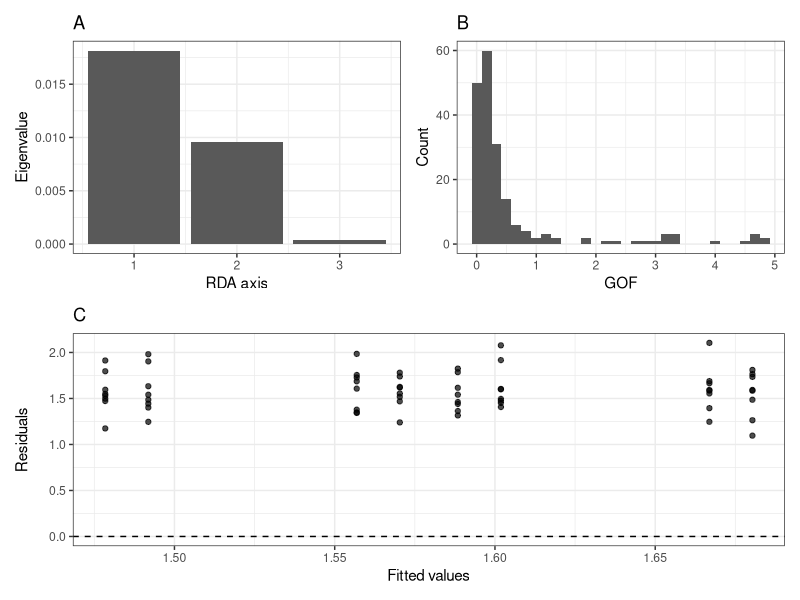
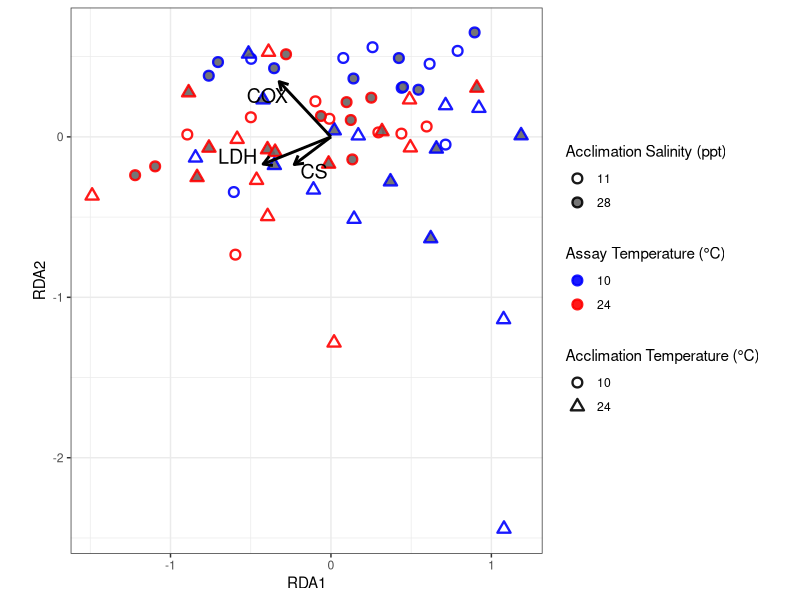
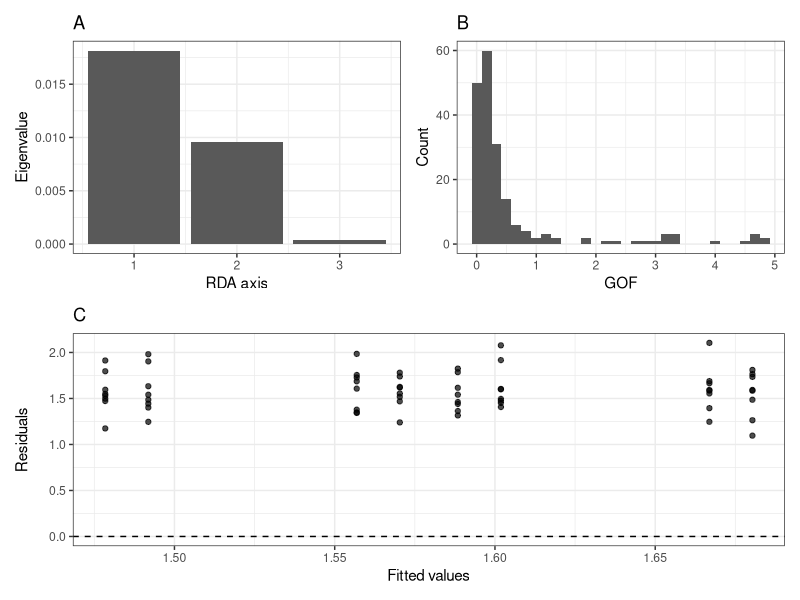
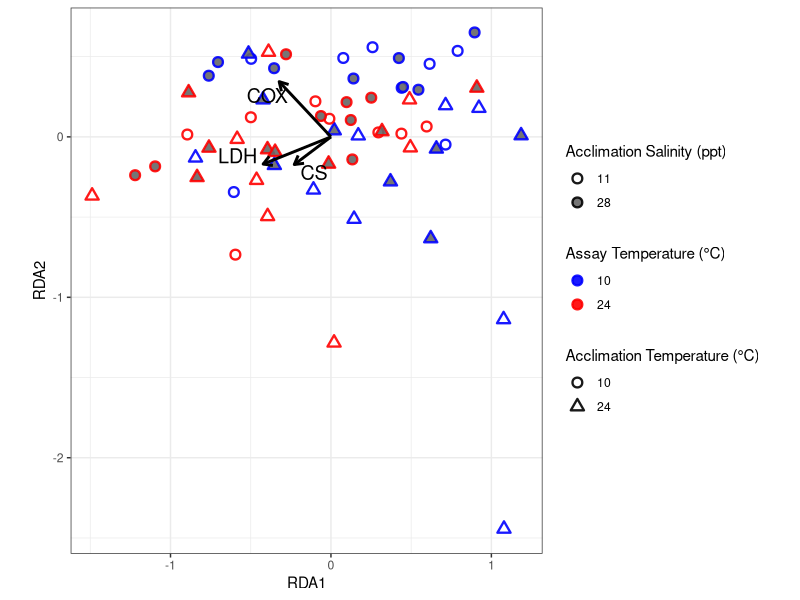

Generate these figures, in order, with R:
## ---- chunk 1
knitr::opts_chunk$set(echo = TRUE)
## ---- chunk 2
library(tidyverse)
library(vegan)
library(ggrepel)
library(patchwork)
## ---- chunk 3
killi_rda <- read_csv("../Data_Set/HS_MD_killifish.csv")

str(killi_rda)
## ---- chunk 4
killi_rda <- killi_rda %>%
  mutate(across(c(Assay_Temperature,
                  Acclimation_Temperature,
                  Acclimation_Salinity),
                as.factor))

killi_rda$Fish_ID <- as.character(killi_rda$Fish_ID)

str(killi_rda)
## ---- chunk 5
killi_rda <- killi_rda %>%
  mutate(across(c(CS_Activity, COX_Activity, LDH_Activity),
                ~log(.x),
                .names = "log_{.col}"))
## ---- chunk 6
response_matrix <- killi_rda %>%
  select(log_CS_Activity, log_COX_Activity, log_LDH_Activity)
## ---- chunk 7
rda_model <- rda(response_matrix ~ Assay_Temperature +
                                   Acclimation_Temperature +
                                   Acclimation_Salinity,
                 data = killi_rda)
## ---- chunk 8

# Eigenvalues (RDA axes)
eig_df <- data.frame(
  Axis = seq_along(rda_model$CCA$eig),
  Eigenvalue = rda_model$CCA$eig
)

# Goodness-of-fit (sites)
gof_vals <- goodness(rda_model, display = "sites")
gof_df <- data.frame(
  Site = seq_along(gof_vals),
  GOF = as.numeric(gof_vals)
)

fitted_vals <- fitted(rda_model)
resid_vals <- residuals(rda_model)

fr_df <- data.frame(
  Fitted = fitted_vals[,1],
  Residuals = resid_vals[,1]
)

# ----------------------------
# Plot 1: Eigenvalues
# ----------------------------
p1 <- ggplot(eig_df, aes(x = Axis, y = Eigenvalue)) +
  geom_col() +
  labs(title = "A",
       x = "RDA axis",
       y = "Eigenvalue") +
  theme_bw()

# ----------------------------
# Plot 2: Goodness-of-fit
# ----------------------------
p2 <- ggplot(gof_df, aes(x = GOF)) +
  geom_histogram(bins = 30) +
  labs(title = "B",
       x = "GOF",
       y = "Count") +
  theme_bw()

# ----------------------------
# Plot 3: Fitted vs Residuals plot
# ----------------------------

p3 <- ggplot(fr_df, aes(x = Fitted, y = Residuals)) +
  geom_point(alpha = 0.7) +
  geom_hline(yintercept = 0, linetype = 2) +
  labs(title = "C",
       x = "Fitted values",
       y = "Residuals") +
  theme_bw()


# ----------------------------
# Combine into panel
# ----------------------------
panel_plot <- (p1 | p2) / (p3)

ggsave(
  filename = "../Figures/rda_diagnostics.png",
  plot = panel_plot,
  width = 8,
  height = 6,
  dpi = 300
)

plot(panel_plot)
## ---- chunk 9
print(
  summary(rda_model)
    )
## ---- chunk 10
print(
  anova(rda_model, permutations = how(blocks = killi_rda$Fish_ID))
    )
## ---- chunk 11
print(
  anova(rda_model, by = "axis",
      permutations = how(blocks = killi_rda$Fish_ID))
    )
## ---- chunk 12
print(
  anova(rda_model, by = "terms",
      permutations = how(blocks = killi_rda$Fish_ID))
    )
## ---- chunk 13
sites <- scores(rda_model, display = "sites", scaling = 2)
species <- scores(rda_model, display = "species", scaling = 2)
bp <- scores(rda_model, display = "bp", scaling = 2)

print(species)
print(bp)

sites <- as.data.frame(sites)
species <- as.data.frame(species)

species$label <- gsub("_Activity", "", gsub("log_", "", rownames(species)))

sites$Assay_Temperature <- killi_rda$Assay_Temperature
sites$Acclimation_Temperature <- killi_rda$Acclimation_Temperature
sites$Acclimation_Salinity <- killi_rda$Acclimation_Salinity
## ---- chunk 14
library(ggrepel)

rda_plot<-ggplot(sites, aes(RDA1, RDA2)) +
  
  geom_point(aes(
    color = Assay_Temperature,
    fill = Acclimation_Salinity,
    shape = Acclimation_Temperature
  ),
  size = 2.5,
  stroke = 1.2,
  alpha = 0.9) +
  
  scale_color_manual(values = c("10" = "blue",
                                "24" = "red")) +
  
  scale_shape_manual(values = c("10" = 21,
                               "24" = 24)) +
  
  scale_fill_manual(values = c("28" = "grey40",
                              "11" = "white")) +
  
  # RESPONSE VECTORS (arrows)
  geom_segment(data = species,
             aes(x = 0, y = 0,
                 xend = RDA1, yend = RDA2),
             linewidth = 1,
             arrow = arrow(length = unit(0.25, "cm")),
             color = "black") +
  
  geom_text_repel(data = species,
                  aes(x = RDA1, y = RDA2, label = label),
                  size = 5) +
  
  guides(
    fill = guide_legend(override.aes = list(shape = 21, colour = "black"))
  ) +
  
  theme_bw() +
  coord_equal() +
  
  labs(
    color = "Assay Temperature (°C)",
    shape = "Acclimation Temperature (°C)",
    fill = "Acclimation Salinity (ppt)"
  )
## ---- chunk 15
plot(rda_plot)
## ---- chunk 16
ggsave(
  filename = "../Figures/rda_plot.png",
  plot = rda_plot,
  width = 8,
  height = 5,
  dpi = 300
)
